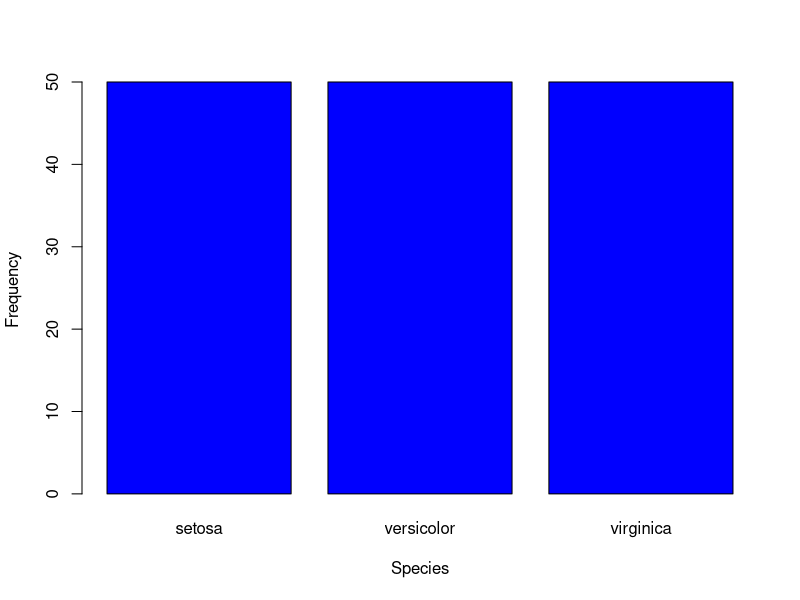

The R script that drew this image:
##################################################
#
# Lab: KNN classification with Iris Data            
#
##################################################

## Calling packages
library(class) #install.packages("class")


## Data reading

head(iris)
sum(is.na(iris))

#iris = na.omit(iris) #can remove the cases with missing values if any


## Data explorating

summary(iris)
str(iris)
dim(iris)
head(iris)
barplot(table(iris$Species), col = "blue", xlab = "Species", ylab = "Frequency")


## Standardizing

X = scale(iris[,-5]) #5=response
y = iris[,5]


## KNN fitting with K=5

fit = knn(train=X, test=X, cl=y, k=5) 


## Predicting and Evaluating

yhat=fit
ctable = table(y, yhat, dnn=c("Actual", "Predicted")); ctable #classification table

miss.err = 1-sum(diag(ctable))/sum(ctable); miss.err # Misclassification Rate
pred.acc = 1 - miss.err; pred.acc #Prediction Accuracy



###########################################
# Computing the test error by paritioning


## Data partitioning

set.seed(123)
V = 2
n =  NROW(iris)
id = sample(1:V, n, prob = c(0.7,0.3), replace = T) # Partitioning 7:3
ii = which(id==1)
X.train = X[ii,]; X.test  = X[-ii,]
y.train = y[ii];  y.test  = y[-ii]


## KNN fitting with K=5

fit = knn(train=X.train, test=X.test, cl=y.train, k=5) 


## Predicting and Evaluating

yhat=fit
ctable = table(y.test, yhat, dnn=c("Actual", "Predicted")); ctable #classification table

miss.err = 1-sum(diag(ctable))/sum(ctable); miss.err # Misclassification Rate
pred.acc = 1 - miss.err; pred.acc #Prediction Accuracy




##########################
# Computing the CV error


V = 10 #V-fold CV
miss.err.train = 0
miss.err.test = 0
cutoff = 0.5

set.seed(12345)
id = sample(1:V, nrow(iris), replace = T)

for(i in 1:V) {
  
  print(i)
  
  ## Data Partitioning 

  X.train = X[id != i,]; X.test  = X[id == i,] 
  y.train = y[id != i];  y.test  = y[id == i]  

  ## Fitting

  fit = knn(train=X.train, test=X.test, cl=y.train, k=5) 

  ## Predicting and Evaluating
  yhat=fit
  miss.err.test = miss.err.test + mean(y.test != yhat) 
  
}

cv.err.test = miss.err.test/ V;cv.err.test # CV test error



### END
